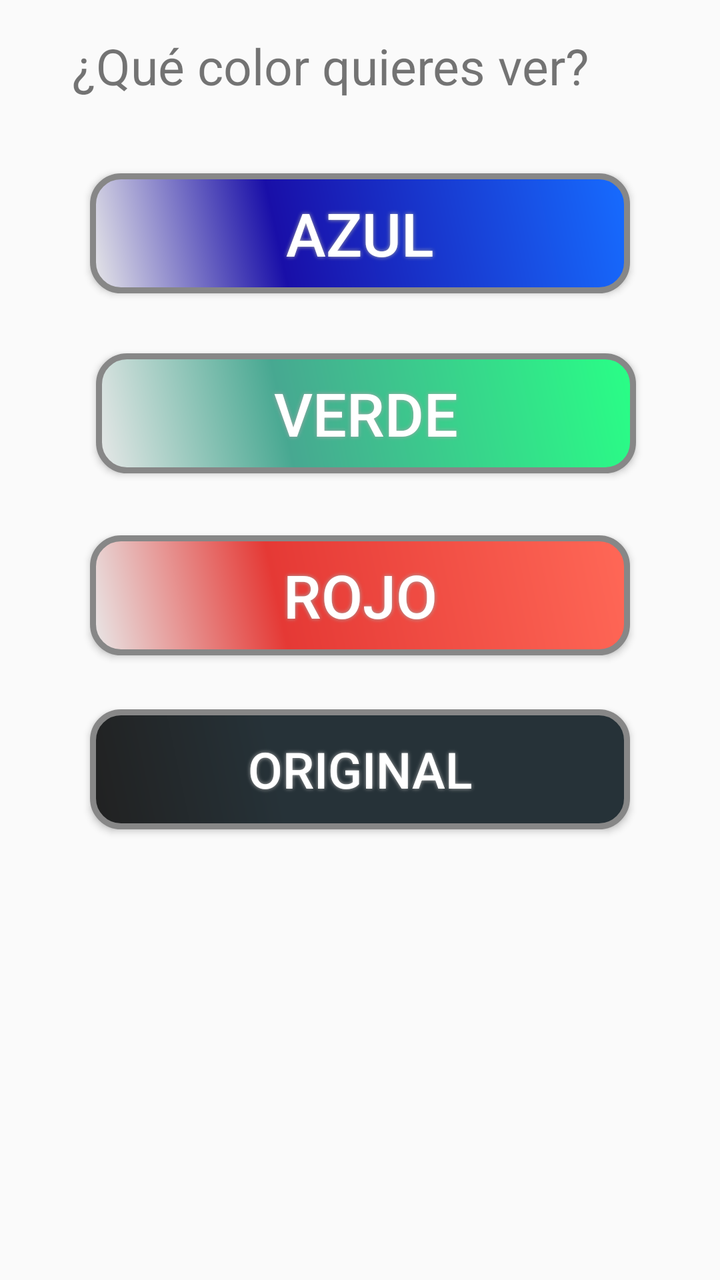
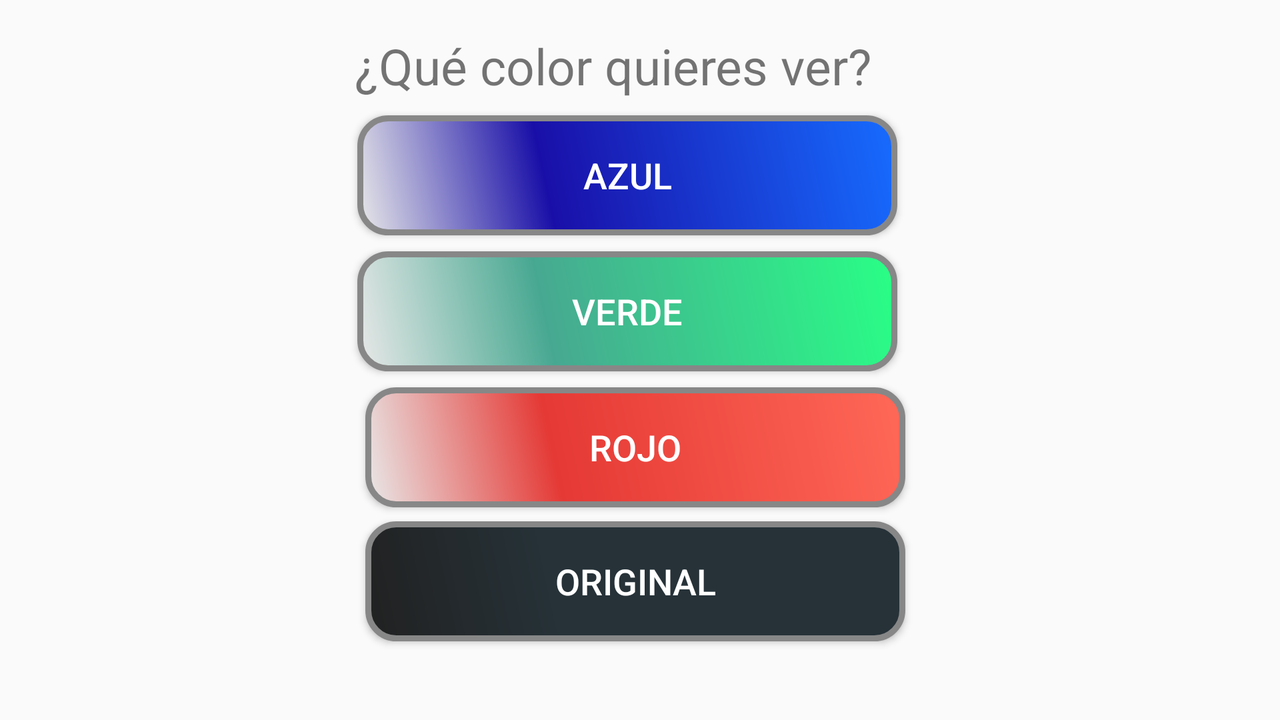

One screen, two layout resources from the same app: the default and the repository's alternative for another configuration. Each is rendered where Android would select it; the XML of both is given below.
<!-- AndroidManifest.xml: application theme Theme.AppCompat.Light.NoActionBar -->
<!-- res/layout/content_ajustes.xml -->
<?xml version="1.0" encoding="utf-8"?>

<android.support.constraint.ConstraintLayout xmlns:android="http://schemas.android.com/apk/res/android"
    xmlns:app="http://schemas.android.com/apk/res-auto"
    xmlns:tools="http://schemas.android.com/tools"
    android:id="@+id/content_ajustes"
    android:layout_width="match_parent"
    android:layout_height="match_parent"
    app:layout_behavior="@string/appbar_scrolling_view_behavior"
    tools:context="com.namalliv.software.aprendisaje.Ajustes"
    tools:showIn="@layout/activity_ajustes">

    <TextView
        android:id="@+id/losajustes"
        android:layout_width="wrap_content"
        android:layout_height="wrap_content"
        android:layout_marginEnd="38dp"
        android:layout_marginLeft="8dp"
        android:layout_marginRight="8dp"
        android:layout_marginTop="16dp"
        android:text="¿Qué color quieres ver?"
        android:textSize="25dp"
        app:layout_constraintHorizontal_bias="0.504"
        app:layout_constraintLeft_toLeftOf="parent"
        app:layout_constraintRight_toRightOf="parent"
        app:layout_constraintTop_toTopOf="parent"
        tools:layout_constraintRight_creator="1"
        tools:layout_constraintTop_creator="1" />

    <Button
        android:id="@+id/buttonAzul"
        android:layout_width="270dp"
        android:layout_height="60dp"
        android:layout_marginLeft="8dp"
        android:layout_marginRight="8dp"
        android:layout_marginTop="37dp"
        android:background="@drawable/shape_azul"
        android:shadowColor="#A8A8A8"
        android:shadowDx="0"
        android:shadowDy="0"
        android:shadowRadius="5"
        android:onClick="cambialo"
        android:text="Azul"
        android:textSize="30dp"
        android:textColor="@color/colorWhite"
        app:layout_constraintLeft_toLeftOf="parent"
        app:layout_constraintRight_toRightOf="parent"
        app:layout_constraintTop_toBottomOf="@+id/losajustes" />

    <Button
        android:id="@+id/buttonVerde"
        android:layout_width="270dp"
        android:layout_height="60dp"
        android:layout_marginLeft="16dp"
        android:layout_marginRight="8dp"
        android:layout_marginTop="30dp"
        android:background="@drawable/button_shape"
        android:shadowColor="#A8A8A8"
        android:shadowDx="0"
        android:shadowDy="0"
        android:shadowRadius="5"
        android:textSize="30dp"
        android:text="Verde"
        android:onClick="cambialo"
        android:textColor="@color/colorWhite"
        app:layout_constraintHorizontal_bias="0.485"
        app:layout_constraintLeft_toLeftOf="parent"
        app:layout_constraintRight_toRightOf="parent"
        app:layout_constraintTop_toBottomOf="@+id/buttonAzul" />

    <Button
        android:id="@+id/buttonRojo"
        android:layout_marginLeft="8dp"
        android:layout_marginRight="8dp"
        android:layout_marginTop="31dp"
        android:layout_width="270dp"
        android:layout_height="60dp"
        android:background="@drawable/rojo_shape"
        android:shadowColor="#A8A8A8"
        android:shadowDx="0"
        android:shadowDy="0"
        android:shadowRadius="5"
        android:textSize="30dp"
        android:onClick="cambialo"
        android:text="Rojo"
        android:textColor="@color/colorWhite"
        app:layout_constraintLeft_toLeftOf="parent"
        app:layout_constraintRight_toRightOf="parent"
        app:layout_constraintTop_toBottomOf="@+id/buttonVerde" />

    <Button
        android:id="@+id/cambios"
        android:layout_width="270dp"
        android:layout_height="60dp"
        android:background="@drawable/shape_cambios"
        android:shadowColor="#A8A8A8"
        android:shadowDx="0"
        android:shadowDy="0"
        android:shadowRadius="5"
        android:textSize="25dp"
        android:layout_marginLeft="8dp"
        android:layout_marginRight="8dp"
        android:padding="@dimen/activity_vertical_margin"
        android:onClick="cambialo"
        android:text="original"
        android:textColor="@color/colorWhite"
        app:layout_constraintLeft_toLeftOf="parent"
        app:layout_constraintRight_toRightOf="parent"
        android:layout_marginTop="27dp"
        app:layout_constraintTop_toBottomOf="@+id/buttonRojo" />
</android.support.constraint.ConstraintLayout>
<!-- resources referenced by this layout -->
<resources>
  <color name="colorWhite">#ffffff</color>
  <!-- drawable button_shape (drawable) -->
  <?xml version="1.0" encoding="utf-8"?>
  
  <shape xmlns:android="http://schemas.android.com/apk/res/android" android:shape="rectangle" >
      <corners
          android:radius="14dp"
          />
      <gradient
          android:angle="45"
          android:centerX="35%"
          android:centerColor="#47A891"
          android:startColor="#E8E8E8"
          android:endColor="#29FF86"
          android:type="linear"
          />
      <padding
          android:left="0dp"
          android:top="0dp"
          android:right="0dp"
          android:bottom="0dp"
          />
      <size
          android:width="270dp"
          android:height="60dp"
          />
      <stroke
          android:width="3dp"
          android:color="#878787"
          />
  </shape>
  <!-- drawable rojo_shape (drawable) -->
  <?xml version="1.0" encoding="utf-8"?>
  
  <shape xmlns:android="http://schemas.android.com/apk/res/android" android:shape="rectangle" >
      <corners
          android:radius="14dp"
          />
      <gradient
          android:angle="45"
          android:centerX="35%"
          android:centerColor="#E53935"
          android:startColor="#E8E8E8"
          android:endColor="#FF6857"
          android:type="linear"
          />
      <padding
          android:left="0dp"
          android:top="0dp"
          android:right="0dp"
          android:bottom="0dp"
          />
      <size
          android:width="270dp"
          android:height="60dp"
          />
      <stroke
          android:width="3dp"
          android:color="#878787"
          />
  </shape>
  <!-- drawable shape_azul (drawable) -->
  <?xml version="1.0" encoding="utf-8"?>
  
  <shape xmlns:android="http://schemas.android.com/apk/res/android" android:shape="rectangle" >
      <corners
          android:radius="14dp"
          />
      <gradient
          android:angle="45"
          android:centerX="35%"
          android:centerColor="#190FA8"
          android:startColor="#E8E8E8"
          android:endColor="#176CFF"
          android:type="linear"
          />
      <padding
          android:left="0dp"
          android:top="0dp"
          android:right="0dp"
          android:bottom="0dp"
          />
      <size
          android:width="270dp"
          android:height="60dp"
          />
      <stroke
          android:width="3dp"
          android:color="#878787"
          />
  </shape>
  <!-- drawable shape_cambios (drawable) -->
  <?xml version="1.0" encoding="utf-8"?>
  
  <shape xmlns:android="http://schemas.android.com/apk/res/android" android:shape="rectangle" >
      <corners
          android:radius="14dp"
          />
      <gradient
          android:angle="45"
          android:centerX="35%"
          android:centerColor="#263238"
          android:startColor="#212121"
          android:endColor="#263238"
          android:type="linear"
          />
      <padding
          android:left="0dp"
          android:top="0dp"
          android:right="0dp"
          android:bottom="0dp"
          />
      <size
          android:width="270dp"
          android:height="60dp"
          />
      <stroke
          android:width="3dp"
          android:color="#878787"
          />
  </shape>
</resources>
<!-- res/layout-land/content_ajustes.xml (the repository's variant of the layout above) -->
<!-- drawn on the phone turned sideways -->
<?xml version="1.0" encoding="utf-8"?>
<android.support.constraint.ConstraintLayout xmlns:android="http://schemas.android.com/apk/res/android"
    xmlns:app="http://schemas.android.com/apk/res-auto"
    xmlns:tools="http://schemas.android.com/tools"
    android:id="@+id/content_ajustes"
    android:layout_width="match_parent"
    android:layout_height="match_parent"
    app:layout_behavior="@string/appbar_scrolling_view_behavior"
    tools:context="com.namalliv.software.aprendisaje.Ajustes"
    tools:showIn="@layout/activity_ajustes">

    <TextView
        android:id="@+id/losajustes"
        android:layout_width="wrap_content"
        android:layout_height="wrap_content"
        android:layout_marginEnd="38dp"
        android:layout_marginLeft="8dp"
        android:layout_marginRight="8dp"
        android:layout_marginTop="16dp"
        android:text="¿Qué color quieres ver?"
        android:textSize="25dp"
        app:layout_constraintHorizontal_bias="0.504"
        app:layout_constraintLeft_toLeftOf="parent"
        app:layout_constraintRight_toRightOf="parent"
        app:layout_constraintTop_toTopOf="parent"
        tools:layout_constraintRight_creator="1"
        tools:layout_constraintTop_creator="1" />

    <Button
        android:id="@+id/buttonAzul"
        android:layout_width="wrap_content"
        android:layout_height="wrap_content"
        android:background="@drawable/shape_azul"
        android:onClick="cambialo"
        android:text="Azul"
        android:textColor="@color/colorWhite"
        android:textSize="18dp"
        android:layout_marginLeft="8dp"
        app:layout_constraintLeft_toLeftOf="@+id/losajustes"
        android:layout_marginRight="0dp"
        app:layout_constraintRight_toRightOf="@+id/losajustes"
        android:layout_marginTop="8dp"
        app:layout_constraintTop_toBottomOf="@+id/losajustes"
        app:layout_constraintHorizontal_bias="0.347" />

    <Button
        android:id="@+id/buttonVerde"
        android:layout_width="wrap_content"
        android:layout_height="wrap_content"
        android:background="@drawable/button_shape"
        android:onClick="cambialo"
        android:text="Verde"
        android:textColor="@color/colorWhite"
        android:textSize="18dp"
        android:layout_marginLeft="8dp"
        app:layout_constraintLeft_toLeftOf="@+id/buttonAzul"
        android:layout_marginRight="0dp"
        app:layout_constraintRight_toRightOf="@+id/buttonAzul"
        android:layout_marginTop="8dp"
        app:layout_constraintTop_toBottomOf="@+id/buttonAzul"
        app:layout_constraintHorizontal_bias="1.0" />

    <Button
        android:id="@+id/buttonRojo"
        android:layout_width="wrap_content"
        android:layout_height="wrap_content"
        android:background="@drawable/rojo_shape"
        android:onClick="cambialo"
        android:text="Rojo"
        android:textColor="@color/colorWhite"
        android:textSize="18dp"
        android:layout_marginLeft="8dp"
        app:layout_constraintLeft_toLeftOf="@+id/buttonVerde"
        android:layout_marginRight="0dp"
        app:layout_constraintRight_toRightOf="@+id/buttonVerde"
        android:layout_marginTop="8dp"
        app:layout_constraintTop_toBottomOf="@+id/buttonVerde" />

    <Button
        android:id="@+id/cambios"
        android:layout_width="wrap_content"
        android:layout_height="wrap_content"
        android:background="@drawable/shape_cambios"
        android:padding="@dimen/activity_vertical_margin"
        android:text="Original"
        android:textColor="@color/colorWhite"
        android:textSize="18dp"
        android:onClick="cambialo"
        android:layout_marginRight="8dp"
        app:layout_constraintRight_toRightOf="@+id/buttonRojo"
        android:layout_marginLeft="0dp"
        app:layout_constraintLeft_toLeftOf="@+id/buttonRojo"
        android:layout_marginTop="7dp"
        app:layout_constraintTop_toBottomOf="@+id/buttonRojo"
        app:layout_constraintHorizontal_bias="0.0" />

</android.support.constraint.ConstraintLayout>
